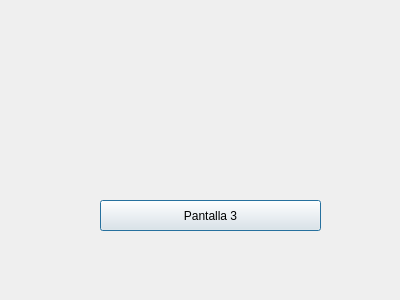
<?xml version="1.0" encoding="UTF-8"?>
<ui version="4.0">
 <class>SecDialog</class>
 <widget class="QDialog" name="SecDialog">
  <property name="geometry">
   <rect>
    <x>0</x>
    <y>0</y>
    <width>400</width>
    <height>300</height>
   </rect>
  </property>
  <property name="windowTitle">
   <string>Dialog</string>
  </property>
  <widget class="QPushButton" name="pushButton">
   <property name="geometry">
    <rect>
     <x>100</x>
     <y>200</y>
     <width>221</width>
     <height>31</height>
    </rect>
   </property>
   <property name="text">
    <string>Pantalla 3</string>
   </property>
  </widget>
 </widget>
 <resources/>
 <connections/>
</ui>
